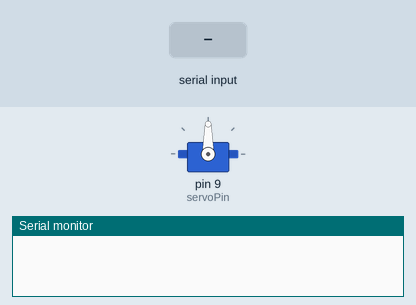
Bench run of a sketch on a simulated Arduino Uno, built with avr-gcc and run on an emulated ATmega328P. On the bench: servo, the last lines printed to the serial monitor. The test bench sets the inputs (shaded band).

Above: at 1.2 s.
1.3 s: "30,150\n" received over Serial
At 1.9 s:
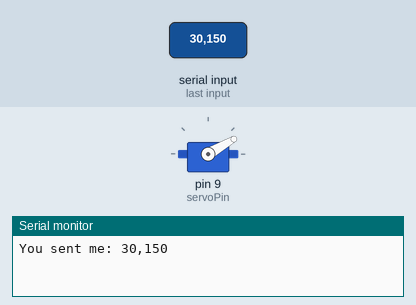
2.8 s: "5\n" received over Serial
At 4.0 s:
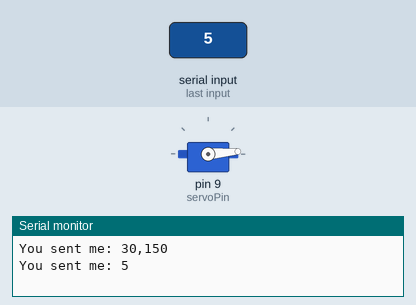
4.3 s: "200\n" received over Serial
At 5.3 s:
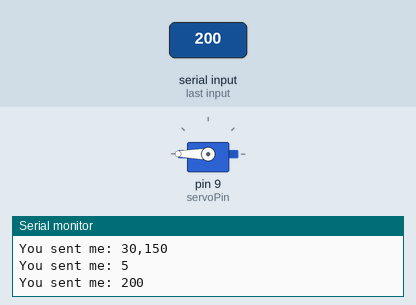
5.8 s: "90,45\n" received over Serial
At 6.5 s:
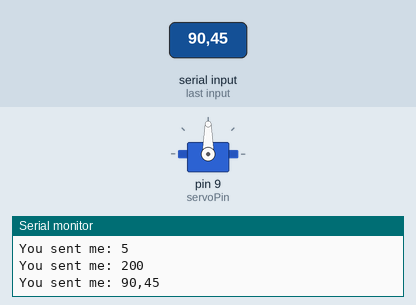
Timing chart, 0 to 8.3 s (numbered marks = the images above; inputs shaded):
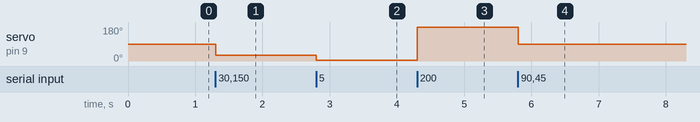

The sketch:

servo_control_test.ino
```cpp
/* Servo motor with Arduino example code. Position and sweep. More info: https://www.makerguides.com/ */

// Include the servo library:
#include "Servo.h"

// Create a new servo object:
Servo myservo;

// Define the servo pin:
#define servoPin 9

void setup() {
  // Attach the Servo variable to a pin:
  myservo.attach(servoPin);
  Serial.begin(9600);
}

void loop() {
  if (Serial.available() > 0) {
    String data = Serial.readStringUntil('\n');
    Serial.print("You sent me: ");
    Serial.println(data);
    myservo.write(data.toInt());
  }

}
```

Measured:
- after the input at 1.3 s, servo on pin 9 (servoPin): 90° → 30° at once
- after the input at 2.8 s, servo on pin 9 (servoPin): 30° → 5° at once
- after the input at 4.3 s, servo on pin 9 (servoPin): 5° → 180° at once
- after the input at 5.8 s, servo on pin 9 (servoPin): 180° → 90° at once
